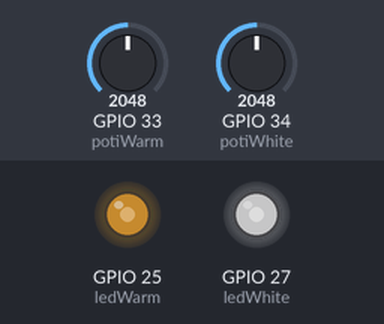
Recording of a sketch running on a simulated ESP32. On the bench: output pins drawn as LEDs (lit = HIGH). Inputs (shaded band) come from the test bench; at power-on: GPIO 33 (potiWarm) = 2048, GPIO 34 (potiWhite) = 2048. What the sketch prints to the serial monitor is not drawn.

Above: at 1.2 s.
1.3 s: GPIO 33 (potiWarm) set to 2866
At 2.8 s:
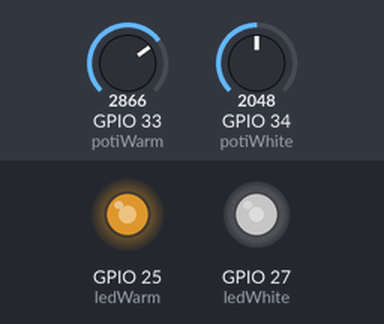
3.1 s: GPIO 34 (potiWhite) set to 2866
At 4.0 s:
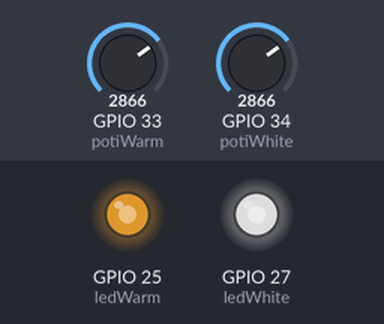
4.9 s: GPIO 33 (potiWarm) set to 3603
At 5.07 s:
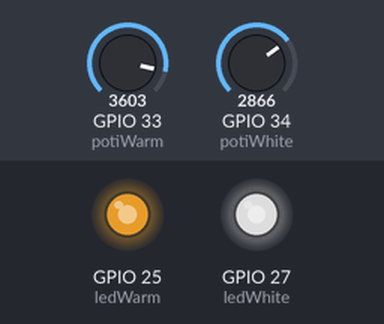
6.7 s: GPIO 34 (potiWhite) set to 3603
At 6.87 s:
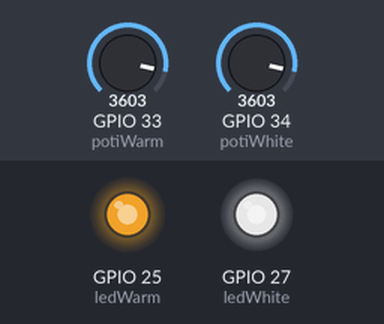
8.5 s: GPIO 33 (potiWarm) set to 2047
At 9.3 s:
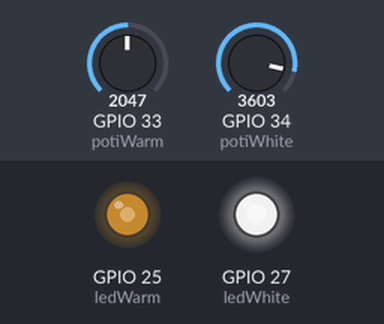
10.3 s: GPIO 34 (potiWhite) set to 491
At 10.9 s:
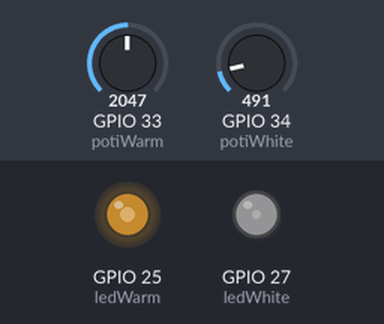
Timing chart, 0 to 13.1 s (numbered marks = the images above; inputs shaded):
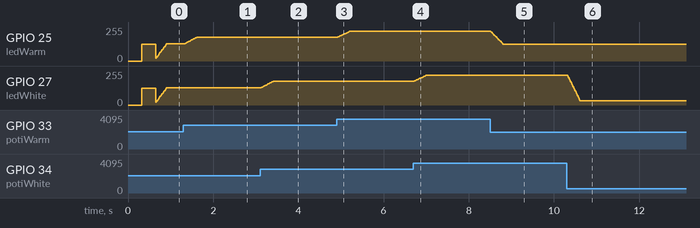

The sketch:

ledc_CCT.ino
```cpp
/*
  CCT LED-Controller using PWM Dimming

  Utilizing the esp32 buildin ledc function
  https://github.com/espressif/arduino-esp32/blob/master/cores/esp32/esp32-hal-ledc.c

  todo: use  map(val, 0, 1, 0, 4095) to convert floats from api?

 */

// Set up the led names
uint8_t ledWhite = 27;
uint8_t ledWarm = 25;

// Set up the potis as digital input
uint8_t potiWhite = 34;
uint8_t potiWarm = 33;

uint8_t ledArray[3] = {1, 2}; // we have two led channels

bool fadedIn = false;
uint16_t iLedWhiteTarget = 4095; // the target brightness of White LEDs
uint16_t iLedWarmTarget = 4095; // the target brightness of Warm White LEDs
uint8_t iLedWhite = 0;
uint8_t iLedWarm = 0;

// software smooting pot inputs
const int numReadings = 20;

uint16_t readingsWhite[numReadings];      // the readings from the analog input
uint16_t averageWhite = 0;                // the average
uint32_t totalWhite = 0;                  // the running total

uint16_t readingsWarm[numReadings];
uint16_t averageWarm = 0;
uint32_t totalWarm = 0;

uint8_t readIndex = 0;

// the setup routine runs once when you press reset:
void setup()
{
  Serial.begin(19200);
  delay(10);

  ledcAttachPin(ledWhite, 1);
  ledcAttachPin(ledWarm, 2);

  pinMode(potiWhite, INPUT_PULLUP);
  pinMode(potiWarm, INPUT_PULLUP);

  // Initialize channels
  // channels 0-15, resolution 1-16 bits, freq limits depend on resolution
  // ledcSetup(uint8_t channel, uint32_t freq, uint8_t resolution_bits);
  ledcSetup(1, 32000, 12); // 32 kHz PWM, 12-bit resolution, means 4096 dimming steps
  ledcSetup(2, 32000, 12);
  // we utilize here 12 bits, since the analog read from out poti is also in 12 bits.
  // means we could use the input directly to drive our PWM duty.
  // but could cause flickering due to small changes on the value

  for (int thisReading = 0; thisReading < numReadings; thisReading++) {
    readingsWhite[thisReading] = 0;
    readingsWarm[thisReading] = 0;
  }

}

void loop()
{

  /*
   *  Fade in
   *
   */
  // on a fresh start, fade ma LEDs in to the correct poti value
  if(!fadedIn){
    Serial.println("Fading LEDs in");
    for (int i = 0; i <= 4095; i+=8) {
      if(i < analogRead(potiWhite)) ledcWrite(1, i);
      if(i < analogRead(potiWarm)) ledcWrite(2, i);
      delay(1);
    }
  }
  fadedIn = true;


  /*
   *  Software Smooting
   *
   */
  // subtract the last reading:
  totalWhite = totalWhite - readingsWhite[readIndex];
  totalWarm = totalWarm - readingsWarm[readIndex];

  // read from the sensor:
  readingsWhite[readIndex] = analogRead(potiWhite);
  readingsWarm[readIndex] = analogRead(potiWarm);
  // add the reading to the total:
  totalWhite = totalWhite + readingsWhite[readIndex];
  totalWarm = totalWarm + readingsWarm[readIndex];

  // advance to the next position in the array:
  readIndex = readIndex + 1;
  delay(1);

  // if we're at the end of the array...
  if (readIndex >= numReadings) {
    // ...wrap around to the beginning:
    readIndex = 0;
  }

  // calculate the average:
  averageWhite = round(totalWhite / numReadings);
  averageWarm = round(totalWarm / numReadings);


  /*
   *  Debug
   *
   */
  Serial.print("White: ");
  Serial.print(averageWhite);
  Serial.print("\nWarm: ");
  Serial.print(averageWarm);

  Serial.println("\n---\n");

  /*
   *  Write it
   *
   */
  // directly writing that value, but it may be flickering due to small changes on these values.. we should smooth that out
  ledcWrite(1, averageWhite);
  ledcWrite(2, averageWarm);
  delay(1);

}
```

Measured:
- after the input at 1.3 s, GPIO 25 (ledWarm): moves from 128/255 to 178/255 over 0.29 s, starting at once
- after the input at 3.1 s, GPIO 27 (ledWhite): moves from 128/255 to 178/255 over 0.29 s, starting at once
- after the input at 4.9 s, GPIO 25 (ledWarm): moves from 178/255 to 224/255 over 0.29 s, starting at once
- after the input at 6.7 s, GPIO 27 (ledWhite): moves from 178/255 to 224/255 over 0.29 s, starting at once
- after the input at 8.5 s, GPIO 25 (ledWarm): moves from 224/255 to 127/255 over 0.29 s, starting at once
- after the input at 10.3 s, GPIO 27 (ledWhite): moves from 224/255 to 31/255 over 0.28 s, starting at once
